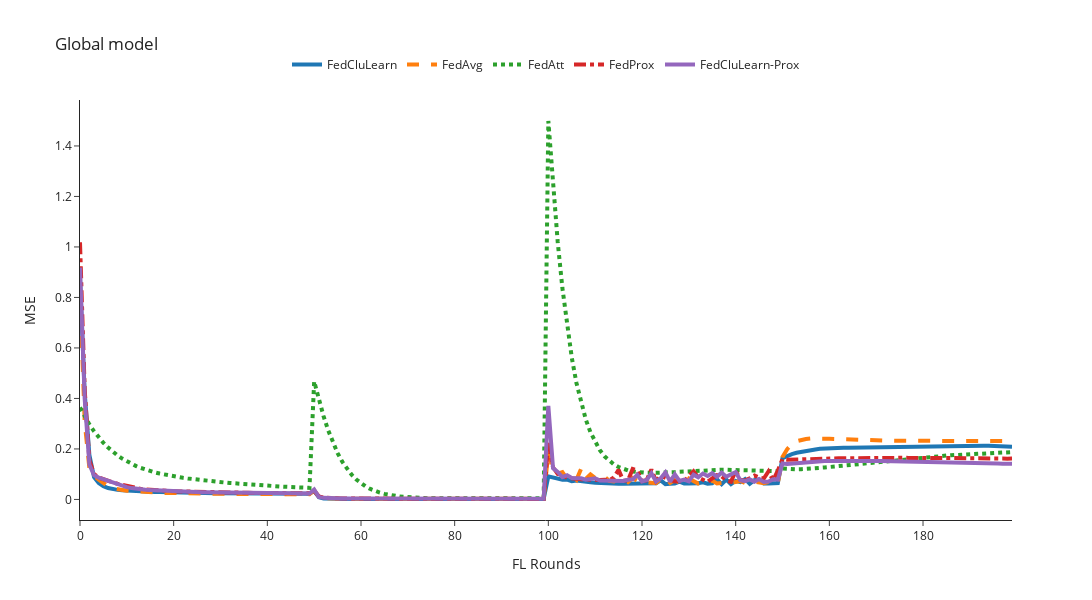

The cell this chart's notebook holds for it:
### Code cell
mse_column = 'mse'
# n_rounds, y = preprocessing_results(filenames=[global_FedCluLearn, global_FedCluLearn_recent, global_FedCluLearn_percentage, global_FedAvg, global_FedAtt, global_FedProx, global_FedCluLearn_Prox, global_FedCluLearn_Prox_recent, None], mse_column=mse_column)
# global_filenames = [global_FedCluLearn, global_FedAvg, global_FedAtt, global_FedProx, global_FedCluLearn_Prox]
global_filenames = [global_FedCluLearn, global_FedAvg, global_FedAtt, global_FedProx, global_FedCluLearn_Prox]
n_rounds, y = preprocessing_results(filenames=global_filenames, mse_column=mse_column)
#Avg {mse_column.upper()} Global model
plot_plotly(n_rounds, y, title=f'Global model', y_axis_title=f'{mse_column.upper()}', y_axis_max=1)

### Figure 1 — Plotly figure (JSON) as saved in the notebook; plotly's stock layout.template omitted (floating-point values rounded to 4 significant figures; data arrays with more than 128 entries replaced by an {"elided": "..."} marker saying what was removed)
{"data": [{"line": {"dash": "solid", "width": 4}, "mode": "lines", "name": "FedCluLearn", "type": "scatter", "x": {"elided": "201 int values"}, "y": {"elided": "200 float values"}}, {"line": {"dash": "dash", "width": 4}, "mode": "lines", "name": "FedAvg", "type": "scatter", "x": {"elided": "201 int values"}, "y": {"elided": "200 float values"}}, {"line": {"dash": "dot", "width": 4}, "mode": "lines", "name": "FedAtt", "type": "scatter", "x": {"elided": "201 int values"}, "y": {"elided": "200 float values"}}, {"line": {"dash": "dashdot", "width": 4}, "mode": "lines", "name": "FedProx", "type": "scatter", "x": {"elided": "201 int values"}, "y": {"elided": "200 float values"}}, {"line": {"dash": "solid", "width": 4}, "mode": "lines", "name": "FedCluLearn-Prox", "type": "scatter", "x": {"elided": "201 int values"}, "y": {"elided": "200 float values"}}], "layout": {"height": 600, "legend": {"orientation": "h", "x": 0.5, "xanchor": "center", "y": 1.05, "yanchor": "bottom"}, "title": {"text": "Global model"}, "width": 1200, "xaxis": {"title": {"text": "FL Rounds"}}, "yaxis": {"title": {"text": "MSE"}}}}
